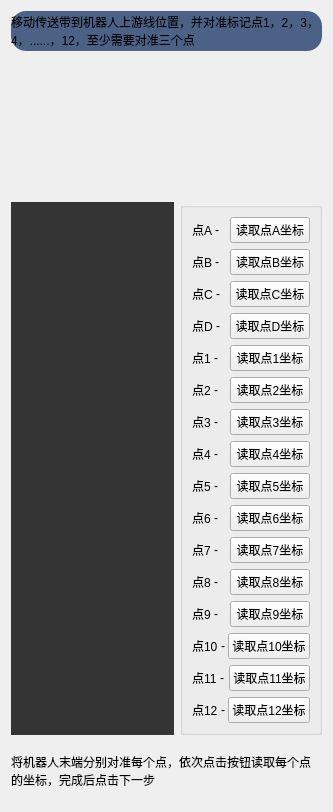
                <widget class="QWidget" name="step3">
                 <property name="styleSheet">
                  <string notr="true">#step3{
	background-color: rgba(255, 170, 0, 0);
}</string>
                 </property>
                 <layout class="QGridLayout" name="gridLayout_5">
                  <item row="9" column="0" colspan="5">
                   <widget class="QLabel" name="label_18">
                    <property name="minimumSize">
                     <size>
                      <width>0</width>
                      <height>60</height>
                     </size>
                    </property>
                    <property name="text">
                     <string>将机器人末端分别对准每个点，依次点击按钮读取每个点的坐标，完成后点击下一步</string>
                    </property>
                    <property name="wordWrap">
                     <bool>true</bool>
                    </property>
                   </widget>
                  </item>
                  <item row="3" column="0" rowspan="3" colspan="3">
                   <widget class="QLabel" name="label_cal_point1234">
                    <property name="minimumSize">
                     <size>
                      <width>0</width>
                      <height>400</height>
                     </size>
                    </property>
                    <property name="styleSheet">
                     <string notr="true">background-color: rgba(0, 0, 0, 200);</string>
                    </property>
                    <property name="text">
                     <string/>
                    </property>
                    <property name="alignment">
                     <set>Qt::AlignCenter</set>
                    </property>
                   </widget>
                  </item>
                  <item row="1" column="0" colspan="5">
                   <widget class="QGroupBox" name="groupBox_6">
                    <property name="autoFillBackground">
                     <bool>false</bool>
                    </property>
                    <property name="styleSheet">
                     <string notr="true">QGroupBox{
border: 0px solid;
}
</string>
                    </property>
                    <layout class="QGridLayout" name="gridLayout_8">
                     <property name="topMargin">
                      <number>0</number>
                     </property>
                     <property name="bottomMargin">
                      <number>0</number>
                     </property>
                     <property name="verticalSpacing">
                      <number>0</number>
                     </property>
                     <item row="0" column="0">
                      <widget class="QLabel" name="label_31">
                       <property name="minimumSize">
                        <size>
                         <width>0</width>
                         <height>130</height>
                        </size>
                       </property>
                       <property name="maximumSize">
                        <size>
                         <width>572</width>
                         <height>162</height>
                        </size>
                       </property>
                       <property name="styleSheet">
                        <string notr="true">#label_31{
border-image: url(:/mian_background/diagram-upsteam.png);
background-position:center;
background-repeat:no-repeat;
}</string>
                       </property>
                       <property name="text">
                        <string/>
                       </property>
                      </widget>
                     </item>
                    </layout>
                   </widget>
                  </item>
                  <item row="0" column="0" colspan="5">
                   <widget class="QLabel" name="label_17">
                    <property name="minimumSize">
                     <size>
                      <width>0</width>
                      <height>40</height>
                     </size>
                    </property>
                    <property name="styleSheet">
                     <string notr="true">QLabel{
	background-color: rgb(75, 98, 134);
	border-radius: 15px;
}</string>
                    </property>
                    <property name="text">
                     <string>移动传送带到机器人上游线位置，并对准标记点1，2，3，4，......，12，至少需要对准三个点</string>
                    </property>
                    <property name="wordWrap">
                     <bool>true</bool>
                    </property>
                   </widget>
                  </item>
                  <item row="3" column="3" rowspan="3" colspan="2">
                   <widget class="QGroupBox" name="groupBox_9">
                    <property name="title">
                     <string/>
                    </property>
                    <layout class="QVBoxLayout" name="verticalLayout_7">
                     <item>
                      <layout class="QHBoxLayout" name="horizontalLayout_23">
                       <property name="spacing">
                        <number>3</number>
                       </property>
                       <item>
                        <widget class="QLabel" name="label_13">
                         <property name="maximumSize">
                          <size>
                           <width>70</width>
                           <height>16777215</height>
                          </size>
                         </property>
                         <property name="text">
                          <string>点A</string>
                         </property>
                        </widget>
                       </item>
                       <item>
                        <widget class="QLabel" name="label_cal_p1">
                         <property name="text">
                          <string>-</string>
                         </property>
                        </widget>
                       </item>
                       <item>
                        <widget class="QPushButton" name="pb_cal_rd1">
                         <property name="maximumSize">
                          <size>
                           <width>110</width>
                           <height>16777215</height>
                          </size>
                         </property>
                         <property name="text">
                          <string>读取点A坐标</string>
                         </property>
                        </widget>
                       </item>
                      </layout>
                     </item>
                     <item>
                      <layout class="QHBoxLayout" name="horizontalLayout_24">
                       <property name="spacing">
                        <number>3</number>
                       </property>
                       <item>
                        <widget class="QLabel" name="label_14">
                         <property name="maximumSize">
                          <size>
                           <width>70</width>
                           <height>16777215</height>
                          </size>
                         </property>
                         <property name="text">
                          <string>点B</string>
                         </property>
                        </widget>
                       </item>
                       <item>
                        <widget class="QLabel" name="label_cal_p2">
                         <property name="text">
                          <string>-</string>
                         </property>
                        </widget>
                       </item>
                       <item>
                        <widget class="QPushButton" name="pb_cal_rd2">
                         <property name="maximumSize">
                          <size>
                           <width>110</width>
                           <height>16777215</height>
                          </size>
                         </property>
                         <property name="text">
                          <string>读取点B坐标</string>
                         </property>
                        </widget>
                       </item>
                      </layout>
                     </item>
                     <item>
                      <layout class="QHBoxLayout" name="horizontalLayout_25">
                       <property name="spacing">
                        <number>3</number>
                       </property>
                       <item>
                        <widget class="QLabel" name="label_15">
                         <property name="maximumSize">
                          <size>
                           <width>70</width>
                           <height>16777215</height>
                          </size>
                         </property>
                         <property name="text">
                          <string>点C</string>
                         </property>
                        </widget>
                       </item>
                       <item>
                        <widget class="QLabel" name="label_cal_p3">
                         <property name="text">
                          <string>-</string>
                         </property>
                        </widget>
                       </item>
                       <item>
                        <widget class="QPushButton" name="pb_cal_rd3">
                         <property name="maximumSize">
                          <size>
                           <width>110</width>
                           <height>16777215</height>
                          </size>
                         </property>
                         <property name="text">
                          <string>读取点C坐标</string>
                         </property>
                        </widget>
                       </item>
                      </layout>
                     </item>
                     <item>
                      <layout class="QHBoxLayout" name="horizontalLayout_22">
                       <property name="spacing">
                        <number>3</number>
                       </property>
                       <item>
                        <widget class="QLabel" name="label_12">
                         <property name="maximumSize">
                          <size>
                           <width>70</width>
                           <height>16777215</height>
                          </size>
                         </property>
                         <property name="text">
                          <string>点D</string>
                         </property>
                        </widget>
                       </item>
                       <item>
                        <widget class="QLabel" name="label_cal_p4">
                         <property name="text">
                          <string>-</string>
                         </property>
                        </widget>
                       </item>
                       <item>
                        <widget class="QPushButton" name="pb_cal_rd4">
                         <property name="maximumSize">
                          <size>
                           <width>110</width>
                           <height>16777215</height>
                          </size>
                         </property>
                         <property name="text">
                          <string>读取点D坐标</string>
                         </property>
                        </widget>
                       </item>
                      </layout>
                     </item>
                     <item>
                      <layout class="QHBoxLayout" name="horizontalLayout_11">
                       <property name="spacing">
                        <number>3</number>
                       </property>
                       <item>
                        <widget class="QLabel" name="label_9">
                         <property name="maximumSize">
                          <size>
                           <width>70</width>
                           <height>16777215</height>
                          </size>
                         </property>
                         <property name="text">
                          <string>点1</string>
                         </property>
                        </widget>
                       </item>
                       <item>
                        <widget class="QLabel" name="label_cal_p5">
                         <property name="text">
                          <string>-</string>
                         </property>
                        </widget>
                       </item>
                       <item>
                        <widget class="QPushButton" name="pb_cal_rd5">
                         <property name="maximumSize">
                          <size>
                           <width>110</width>
                           <height>16777215</height>
                          </size>
                         </property>
                         <property name="text">
                          <string>读取点1坐标</string>
                         </property>
                        </widget>
                       </item>
                      </layout>
                     </item>
                     <item>
                      <layout class="QHBoxLayout" name="horizontalLayout_10">
                       <property name="spacing">
                        <number>3</number>
                       </property>
                       <item>
                        <widget class="QLabel" name="label_19">
                         <property name="maximumSize">
                          <size>
                           <width>70</width>
                           <height>16777215</height>
                          </size>
                         </property>
                         <property name="text">
                          <string>点2</string>
                         </property>
                        </widget>
                       </item>
                       <item>
                        <widget class="QLabel" name="label_cal_p6">
                         <property name="text">
                          <string>-</string>
                         </property>
                        </widget>
                       </item>
                       <item>
                        <widget class="QPushButton" name="pb_cal_rd6">
                         <property name="maximumSize">
                          <size>
                           <width>110</width>
                           <height>16777215</height>
                          </size>
                         </property>
                         <property name="text">
                          <string>读取点2坐标</string>
                         </property>
                        </widget>
                       </item>
                      </layout>
                     </item>
                     <item>
                      <layout class="QHBoxLayout" name="horizontalLayout_9">
                       <property name="spacing">
                        <number>3</number>
                       </property>
                       <item>
                        <widget class="QLabel" name="label_20">
                         <property name="maximumSize">
                          <size>
                           <width>70</width>
                           <height>16777215</height>
                          </size>
                         </property>
                         <property name="text">
                          <string>点3</string>
                         </property>
                        </widget>
                       </item>
                       <item>
                        <widget class="QLabel" name="label_cal_p7">
                         <property name="text">
                          <string>-</string>
                         </property>
                        </widget>
                       </item>
                       <item>
                        <widget class="QPushButton" name="pb_cal_rd7">
                         <property name="maximumSize">
                          <size>
                           <width>110</width>
                           <height>16777215</height>
                          </size>
                         </property>
                         <property name="text">
                          <string>读取点3坐标</string>
                         </property>
                        </widget>
                       </item>
                      </layout>
                     </item>
                     <item>
                      <layout class="QHBoxLayout" name="horizontalLayout_7">
                       <property name="spacing">
                        <number>3</number>
                       </property>
                       <item>
                        <widget class="QLabel" name="label_21">
                         <property name="maximumSize">
                          <size>
                           <width>70</width>
                           <height>16777215</height>
                          </size>
                         </property>
                         <property name="text">
                          <string>点4</string>
                         </property>
                        </widget>
                       </item>
                       <item>
                        <widget class="QLabel" name="label_cal_p8">
                         <property name="text">
                          <string>-</string>
                         </property>
                        </widget>
                       </item>
                       <item>
                        <widget class="QPushButton" name="pb_cal_rd8">
                         <property name="maximumSize">
                          <size>
                           <width>110</width>
                           <height>16777215</height>
                          </size>
                         </property>
                         <property name="text">
                          <string>读取点4坐标</string>
                         </property>
                        </widget>
                       </item>
                      </layout>
                     </item>
                     <item>
                      <layout class="QHBoxLayout" name="horizontalLayout_21">
                       <property name="spacing">
                        <number>3</number>
                       </property>
                       <item>
                        <widget class="QLabel" name="label_22">
                         <property name="maximumSize">
                          <size>
                           <width>70</width>
                           <height>16777215</height>
                          </size>
                         </property>
                         <property name="text">
                          <string>点5</string>
                         </property>
                        </widget>
                       </item>
                       <item>
                        <widget class="QLabel" name="label_cal_p9">
                         <property name="text">
                          <string>-</string>
                         </property>
                        </widget>
                       </item>
                       <item>
                        <widget class="QPushButton" name="pb_cal_rd9">
                         <property name="maximumSize">
                          <size>
                           <width>110</width>
                           <height>16777215</height>
                          </size>
                         </property>
                         <property name="text">
                          <string>读取点5坐标</string>
                         </property>
                        </widget>
                       </item>
                      </layout>
                     </item>
                     <item>
                      <layout class="QHBoxLayout" name="horizontalLayout_29">
                       <property name="spacing">
                        <number>3</number>
                       </property>
                       <item>
                        <widget class="QLabel" name="label_42">
                         <property name="maximumSize">
                          <size>
                           <width>70</width>
                           <height>16777215</height>
                          </size>
                         </property>
                         <property name="text">
                          <string>点6</string>
                         </property>
                        </widget>
                       </item>
                       <item>
                        <widget class="QLabel" name="label_cal_p10">
                         <property name="text">
                          <string>-</string>
                         </property>
                        </widget>
                       </item>
                       <item>
                        <widget class="QPushButton" name="pb_cal_rd10">
                         <property name="maximumSize">
                          <size>
                           <width>110</width>
                           <height>16777215</height>
                          </size>
                         </property>
                         <property name="text">
                          <string>读取点6坐标</string>
                         </property>
                        </widget>
                       </item>
                      </layout>
                     </item>
                     <item>
                      <layout class="QHBoxLayout" name="horizontalLayout_30">
                       <property name="spacing">
                        <number>3</number>
                       </property>
                       <item>
                        <widget class="QLabel" name="label_43">
                         <property name="maximumSize">
                          <size>
                           <width>70</width>
                           <height>16777215</height>
                          </size>
                         </property>
                         <property name="text">
                          <string>点7</string>
                         </property>
                        </widget>
                       </item>
                       <item>
                        <widget class="QLabel" name="label_cal_p11">
                         <property name="text">
                          <string>-</string>
                         </property>
                        </widget>
                       </item>
                       <item>
                        <widget class="QPushButton" name="pb_cal_rd11">
                         <property name="maximumSize">
                          <size>
                           <width>110</width>
                           <height>16777215</height>
                          </size>
                         </property>
                         <property name="text">
                          <string>读取点7坐标</string>
                         </property>
                        </widget>
                       </item>
                      </layout>
                     </item>
                     <item>
                      <layout class="QHBoxLayout" name="horizontalLayout_31">
                       <property name="spacing">
                        <number>3</number>
                       </property>
                       <item>
                        <widget class="QLabel" name="label_44">
                         <property name="maximumSize">
                          <size>
                           <width>70</width>
                           <height>16777215</height>
                          </size>
                         </property>
                         <property name="text">
                          <string>点8</string>
                         </property>
                        </widget>
                       </item>
                       <item>
                        <widget class="QLabel" name="label_cal_p12">
                         <property name="text">
                          <string>-</string>
                         </property>
                        </widget>
                       </item>
                       <item>
                        <widget class="QPushButton" name="pb_cal_rd12">
                         <property name="maximumSize">
                          <size>
                           <width>110</width>
                           <height>16777215</height>
                          </size>
                         </property>
                         <property name="text">
                          <string>读取点8坐标</string>
                         </property>
                        </widget>
                       </item>
                      </layout>
                     </item>
                     <item>
                      <layout class="QHBoxLayout" name="horizontalLayout_32">
                       <property name="spacing">
                        <number>3</number>
                       </property>
                       <item>
                        <widget class="QLabel" name="label_45">
                         <property name="maximumSize">
                          <size>
                           <width>70</width>
                           <height>16777215</height>
                          </size>
                         </property>
                         <property name="text">
                          <string>点9</string>
                         </property>
                        </widget>
                       </item>
                       <item>
                        <widget class="QLabel" name="label_cal_p13">
                         <property name="text">
                          <string>-</string>
                         </property>
                        </widget>
                       </item>
                       <item>
                        <widget class="QPushButton" name="pb_cal_rd13">
                         <property name="maximumSize">
                          <size>
                           <width>110</width>
                           <height>16777215</height>
                          </size>
                         </property>
                         <property name="text">
                          <string>读取点9坐标</string>
                         </property>
                        </widget>
                       </item>
                      </layout>
                     </item>
                     <item>
                      <layout class="QHBoxLayout" name="horizontalLayout_33">
                       <property name="spacing">
                        <number>3</number>
                       </property>
                       <item>
                        <widget class="QLabel" name="label_46">
                         <property name="maximumSize">
                          <size>
                           <width>70</width>
                           <height>16777215</height>
                          </size>
                         </property>
                         <property name="text">
                          <string>点10</string>
                         </property>
                        </widget>
                       </item>
                       <item>
                        <widget class="QLabel" name="label_cal_p14">
                         <property name="text">
                          <string>-</string>
                         </property>
                        </widget>
                       </item>
                       <item>
                        <widget class="QPushButton" name="pb_cal_rd14">
                         <property name="maximumSize">
                          <size>
                           <width>110</width>
                           <height>16777215</height>
                          </size>
                         </property>
                         <property name="text">
                          <string>读取点10坐标</string>
                         </property>
                        </widget>
                       </item>
                      </layout>
                     </item>
                     <item>
                      <layout class="QHBoxLayout" name="horizontalLayout_34">
                       <property name="spacing">
                        <number>3</number>
                       </property>
                       <item>
                        <widget class="QLabel" name="label_47">
                         <property name="maximumSize">
                          <size>
                           <width>70</width>
                           <height>16777215</height>
                          </size>
                         </property>
                         <property name="text">
                          <string>点11</string>
                         </property>
                        </widget>
                       </item>
                       <item>
                        <widget class="QLabel" name="label_cal_p15">
                         <property name="text">
                          <string>-</string>
                         </property>
                        </widget>
                       </item>
                       <item>
                        <widget class="QPushButton" name="pb_cal_rd15">
                         <property name="maximumSize">
                          <size>
                           <width>110</width>
                           <height>16777215</height>
                          </size>
                         </property>
                         <property name="text">
                          <string>读取点11坐标</string>
                         </property>
                        </widget>
                       </item>
                      </layout>
                     </item>
                     <item>
                      <layout class="QHBoxLayout" name="horizontalLayout_35">
                       <property name="spacing">
                        <number>3</number>
                       </property>
                       <item>
                        <widget class="QLabel" name="label_48">
                         <property name="maximumSize">
                          <size>
                           <width>70</width>
                           <height>16777215</height>
                          </size>
                         </property>
                         <property name="text">
                          <string>点12</string>
                         </property>
                        </widget>
                       </item>
                       <item>
                        <widget class="QLabel" name="label_cal_p16">
                         <property name="text">
                          <string>-</string>
                         </property>
                        </widget>
                       </item>
                       <item>
                        <widget class="QPushButton" name="pb_cal_rd16">
                         <property name="maximumSize">
                          <size>
                           <width>110</width>
                           <height>16777215</height>
                          </size>
                         </property>
                         <property name="text">
                          <string>读取点12坐标</string>
                         </property>
                        </widget>
                       </item>
                      </layout>
                     </item>
                    </layout>
                   </widget>
                  </item>
                 </layout>
                </widget>
